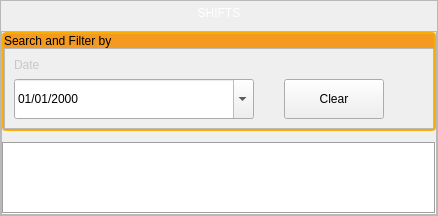
               <widget class="QFrame" name="frame_50">
                <property name="frameShape">
                 <enum>QFrame::StyledPanel</enum>
                </property>
                <property name="frameShadow">
                 <enum>QFrame::Raised</enum>
                </property>
                <layout class="QVBoxLayout" name="verticalLayout_56">
                 <property name="leftMargin">
                  <number>0</number>
                 </property>
                 <property name="topMargin">
                  <number>0</number>
                 </property>
                 <property name="rightMargin">
                  <number>0</number>
                 </property>
                 <property name="bottomMargin">
                  <number>0</number>
                 </property>
                 <item>
                  <widget class="QLabel" name="label_63">
                   <property name="maximumSize">
                    <size>
                     <width>16777215</width>
                     <height>60</height>
                    </size>
                   </property>
                   <property name="styleSheet">
                    <string notr="true">QLabel{
	font: 75 22pt &quot;Times New Roman&quot;;
	color: rgb(255, 255, 255);

	padding: 5px;
	
	
}</string>
                   </property>
                   <property name="text">
                    <string>SHIFTS</string>
                   </property>
                   <property name="alignment">
                    <set>Qt::AlignCenter</set>
                   </property>
                  </widget>
                 </item>
                 <item>
                  <widget class="QFrame" name="frame_51">
                   <property name="frameShape">
                    <enum>QFrame::StyledPanel</enum>
                   </property>
                   <property name="frameShadow">
                    <enum>QFrame::Raised</enum>
                   </property>
                   <layout class="QVBoxLayout" name="verticalLayout_63">
                    <property name="spacing">
                     <number>11</number>
                    </property>
                    <property name="leftMargin">
                     <number>0</number>
                    </property>
                    <property name="topMargin">
                     <number>0</number>
                    </property>
                    <property name="rightMargin">
                     <number>0</number>
                    </property>
                    <property name="bottomMargin">
                     <number>0</number>
                    </property>
                    <item>
                     <widget class="QFrame" name="frame_52">
                      <property name="layoutDirection">
                       <enum>Qt::LeftToRight</enum>
                      </property>
                      <property name="styleSheet">
                       <string notr="true">#frame_52{
	border-style: solid;
	border-width: 2px;
	border-color: rgb(247,174,0);
	border-radius:4px;
	
}</string>
                      </property>
                      <property name="frameShape">
                       <enum>QFrame::StyledPanel</enum>
                      </property>
                      <property name="frameShadow">
                       <enum>QFrame::Raised</enum>
                      </property>
                      <layout class="QVBoxLayout" name="verticalLayout_64">
                       <property name="spacing">
                        <number>0</number>
                       </property>
                       <property name="leftMargin">
                        <number>0</number>
                       </property>
                       <property name="topMargin">
                        <number>0</number>
                       </property>
                       <property name="rightMargin">
                        <number>0</number>
                       </property>
                       <property name="bottomMargin">
                        <number>0</number>
                       </property>
                       <item>
                        <widget class="QLabel" name="label_64">
                         <property name="styleSheet">
                          <string notr="true">QLabel{
background-color: rgb(244, 154, 32);
	
	font: 100 20pt &quot;Times New Roman&quot;;
	
 
}</string>
                         </property>
                         <property name="text">
                          <string>Search and Filter by</string>
                         </property>
                        </widget>
                       </item>
                       <item>
                        <widget class="QFrame" name="frame_53">
                         <property name="styleSheet">
                          <string notr="true"/>
                         </property>
                         <property name="frameShape">
                          <enum>QFrame::StyledPanel</enum>
                         </property>
                         <property name="frameShadow">
                          <enum>QFrame::Raised</enum>
                         </property>
                         <layout class="QHBoxLayout" name="horizontalLayout_49">
                          <property name="spacing">
                           <number>30</number>
                          </property>
                          <item>
                           <layout class="QVBoxLayout" name="verticalLayout_66">
                            <property name="spacing">
                             <number>7</number>
                            </property>
                            <item>
                             <widget class="QLabel" name="label_66">
                              <property name="styleSheet">
                               <string notr="true">QLabel{
	color: rgb(200, 200, 200);
}</string>
                              </property>
                              <property name="text">
                               <string>Date</string>
                              </property>
                             </widget>
                            </item>
                            <item>
                             <layout class="QHBoxLayout" name="horizontalLayout_51">
                              <property name="spacing">
                               <number>4</number>
                              </property>
                              <item>
                               <widget class="QDateEdit" name="shifts_date_filter_dateEdit">
                                <property name="minimumSize">
                                 <size>
                                  <width>240</width>
                                  <height>40</height>
                                 </size>
                                </property>
                                <property name="locale">
                                 <locale language="English" country="UnitedStates"/>
                                </property>
                                <property name="buttonSymbols">
                                 <enum>QAbstractSpinBox::UpDownArrows</enum>
                                </property>
                                <property name="displayFormat">
                                 <string>dd/MM/yyyy</string>
                                </property>
                                <property name="calendarPopup">
                                 <bool>true</bool>
                                </property>
                               </widget>
                              </item>
                             </layout>
                            </item>
                           </layout>
                          </item>
                          <item alignment="Qt::AlignBottom">
                           <widget class="QPushButton" name="shifts_clear_btn">
                            <property name="minimumSize">
                             <size>
                              <width>100</width>
                              <height>40</height>
                             </size>
                            </property>
                            <property name="text">
                             <string>Clear</string>
                            </property>
                           </widget>
                          </item>
                          <item>
                           <spacer name="horizontalSpacer_10">
                            <property name="orientation">
                             <enum>Qt::Horizontal</enum>
                            </property>
                            <property name="sizeHint" stdset="0">
                             <size>
                              <width>40</width>
                              <height>20</height>
                             </size>
                            </property>
                           </spacer>
                          </item>
                         </layout>
                        </widget>
                       </item>
                      </layout>
                     </widget>
                    </item>
                    <item>
                     <widget class="QTableView" name="shifts_tableView">
                      <property name="locale">
                       <locale language="English" country="UnitedStates"/>
                      </property>
                      <property name="frameShape">
                       <enum>QFrame::Box</enum>
                      </property>
                      <property name="sizeAdjustPolicy">
                       <enum>QAbstractScrollArea::AdjustToContents</enum>
                      </property>
                      <property name="alternatingRowColors">
                       <bool>true</bool>
                      </property>
                      <property name="selectionBehavior">
                       <enum>QAbstractItemView::SelectRows</enum>
                      </property>
                      <attribute name="verticalHeaderDefaultSectionSize">
                       <number>40</number>
                      </attribute>
                      <attribute name="verticalHeaderMinimumSectionSize">
                       <number>40</number>
                      </attribute>
                     </widget>
                    </item>
                   </layout>
                  </widget>
                 </item>
                </layout>
               </widget>
